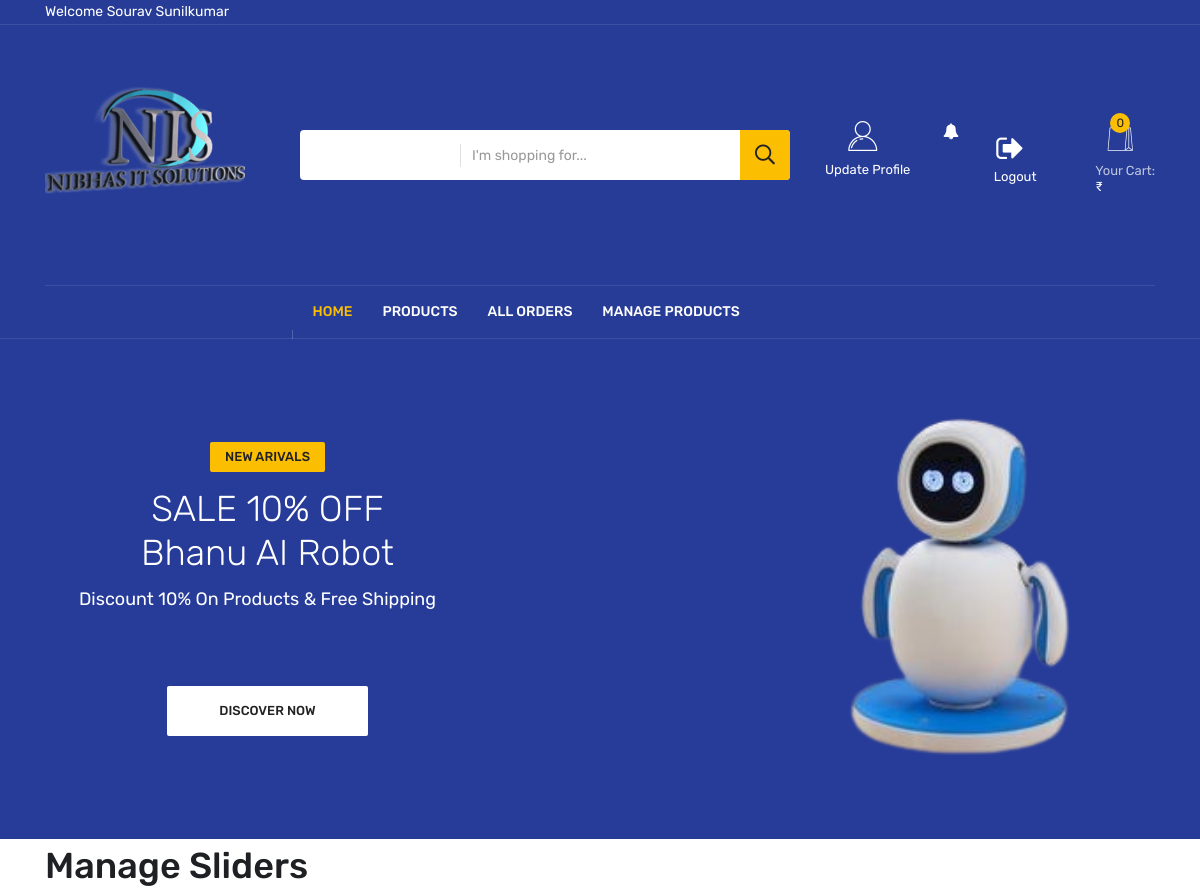
Before: /admin-home (signed in, upper part) with the older database file.
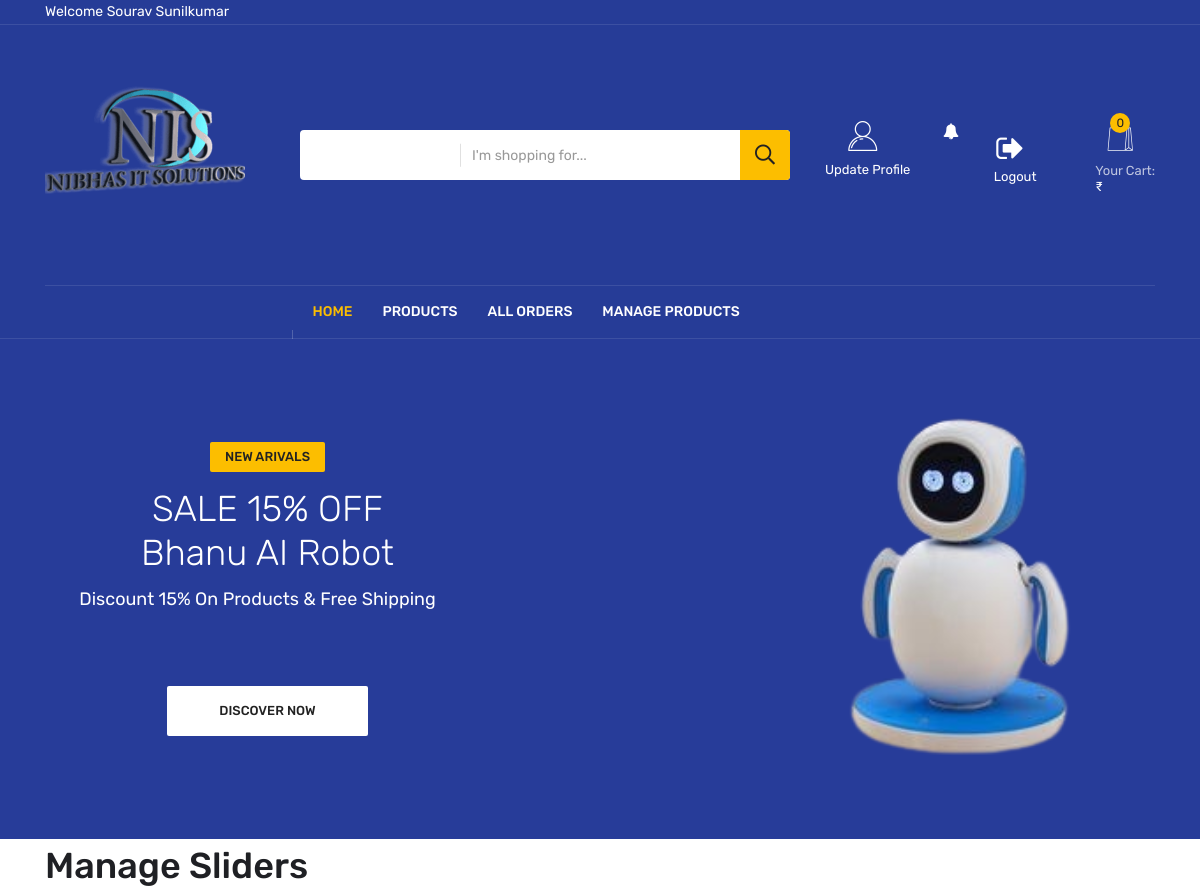
After: the same page with the newer database file.
### app/models.py (models this page shows, shortened)
class slider(m.Model):
    DISCOUNT_DEAL = (
        ("HOT DEALS", "HOT DEALS"),
        ("New Arivals", "New Arivals"),
    )
    Image = m.ImageField(upload_to="media/slider_imgs")
    Discount_Deal = m.CharField(choices=DISCOUNT_DEAL, max_length=100)
    Sale = m.IntegerField()
    Brand_Name = m.CharField(max_length=200)
    Discount = m.IntegerField()
    Link = m.CharField(max_length=200)

### Ecommerce/views.py (the view)
# urls.py: path("admin-home", views.ADMIN_HOME, name="admin_home"),
@login_required
@user_passes_test(is_admin)
def ADMIN_HOME(req):
    sliders = slider.objects.all().order_by('-id')
    banners = banner_area.objects.all().order_by('-id')
    main_category_query = req.GET.get('main_category_query', '')
    category_query = req.GET.get('category_query', '')
    sub_category_query = req.GET.get('sub_category_query', '')
    main_category = Main_category.objects.filter(name__icontains=main_category_query).order_by('-id')
    category = Category.objects.filter(
        Q(name__icontains=category_query) |
        Q(main_category__name__icontains=category_query)
    )
    sub_category = Sub_category.objects.filter(
        Q(name__icontains=sub_category_query) |
        Q(category__name__icontains=sub_category_query) |
        Q(category__main_category__name__icontains=sub_category_query)
    )
    grouped_categories = {}
    for cat in category:
        main_cat_name = cat.main_category.name
        if main_cat_name not in grouped_categories:
            grouped_categories[main_cat_name] = []
        grouped_categories[main_cat_name].append(cat)
    grouped_sub_categories = {}
    for sub_cat in sub_category:
        main_cat_name = sub_cat.category.main_category.name
        cat_name = sub_cat.category.name
        if main_cat_name not in grouped_sub_categories:
            grouped_sub_categories[main_cat_name] = {}
        if cat_name not in grouped_sub_categories[main_cat_name]:
            grouped_sub_categories[main_cat_name][cat_name] = []
        grouped_sub_categories[main_cat_name][cat_name].append(sub_cat)
    product = Product.objects.filter(section__name='Top Deal of The Day')
    context = {
        'current_page': 'home',
        'sliders': sliders,
        'banners': banners,
        'main_category': main_category,
        'category': category,
        'grouped_categories': grouped_categories,
        'grouped_sub_categories': grouped_sub_categories,
        'product': product,
        'main_category_query': main_category_query,
        'category_query': category_query,
        'sub_category_query': sub_category_query,
    }
    return render(req, 'administrators/admin_home/admin_home.html', context)

### Ecommerce/views.py (called while the page is built)
def is_admin(user):
    return user.groups.filter(id=1).exists()

### templates/administrators/admin_home/admin_home.html (shortened to what this page needs)
{% extends 'base.html' %}
{% block content %}
<div class="slider-area">
    <div class="swiper-container slider__active">
        <div class="slider-wrapper swiper-wrapper">
            {% for i in sliders %}
            <div class="single-slider swiper-slide slider-height d-flex align-items-center"
                data-background="/{{i.Image}}">
                <div class="container">
                    <div class="row">
                        <div class="col-xl-5">
                            <div class="slider-content">
                                <div class="slider-top-btn" data-animation="fadeInLeft" data-delay="1.5s">
                                    <a href="product-details.html" class="st-btn b-radius">{{i.Discount_Deal}}</a>
                                </div>
                                <h2 data-animation="fadeInLeft" data-delay="1.7s" class="pt-15 slider-title pb-5">SALE
                                    {{i.Sale}}% OFF <br> {{i.Brand_Name}}</h2>
                                <p class="pr-20 slider_text" data-animation="fadeInLeft" data-delay="1.9s">Discount {{i.Discount}}%
                                    On Products & Free Shipping</p>
                                <div class="slider-bottom-btn mt-75">
                                    <a data-animation="fadeInUp" data-delay="1.15s" href="{{i.Link}}"
                                        class="st-btn-b b-radius">Discover now</a>
                                </div>
                            </div>
                        </div>
                    </div>
                </div>
            </div>
            {% endfor %}
        </div>
    </div>
</div>
<div class="container mt-5">
    <h2>Manage Sliders</h2>
</div>
{% endblock %}

Changed rows visible on the page:
changed slider "Bhanu AI Robot": Sale "10" → "15"; Discount "10" → "15"
